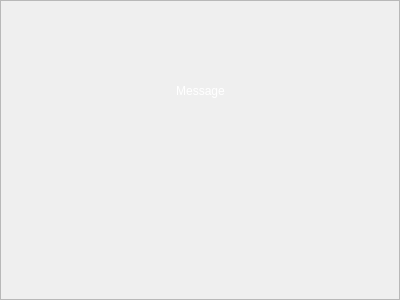
<ui version="4.0" >
 <class>CallToaster</class>
 <widget class="QWidget" name="CallToaster" >
  <property name="geometry" >
   <rect>
    <x>0</x>
    <y>0</y>
    <width>400</width>
    <height>300</height>
   </rect>
  </property>
  <layout class="QGridLayout" >
   <property name="margin" >
    <number>0</number>
   </property>
   <property name="spacing" >
    <number>0</number>
   </property>
   <item row="0" column="0" >
    <widget class="QFrame" name="windowFrame" >
     <property name="frameShape" >
      <enum>QFrame::StyledPanel</enum>
     </property>
     <property name="frameShadow" >
      <enum>QFrame::Raised</enum>
     </property>
     <layout class="QGridLayout" >
      <property name="margin" >
       <number>0</number>
      </property>
      <property name="spacing" >
       <number>0</number>
      </property>
      <item row="2" column="0" >
       <layout class="QGridLayout" >
        <property name="margin" >
         <number>6</number>
        </property>
        <property name="spacing" >
         <number>0</number>
        </property>
        <item row="0" column="0" >
         <spacer>
          <property name="orientation" >
           <enum>Qt::Horizontal</enum>
          </property>
          <property name="sizeHint" >
           <size>
            <width>40</width>
            <height>20</height>
           </size>
          </property>
         </spacer>
        </item>
        <item row="0" column="3" >
         <widget class="RetroStyleLabel" name="pickUpButton" >
          <property name="frameShape" >
           <enum>QFrame::NoFrame</enum>
          </property>
          <property name="pixmap" >
           <pixmap resource="../images.qrc" >:/images/toaster/pickup.png</pixmap>
          </property>
         </widget>
        </item>
        <item row="0" column="2" >
         <widget class="RetroStyleLabel" name="hangUpButton" >
          <property name="frameShape" >
           <enum>QFrame::NoFrame</enum>
          </property>
          <property name="pixmap" >
           <pixmap resource="../images.qrc" >:/images/toaster/hangup.png</pixmap>
          </property>
         </widget>
        </item>
        <item row="0" column="1" >
         <widget class="QLabel" name="pixmapLabel" >
          <property name="alignment" >
           <set>Qt::AlignCenter</set>
          </property>
         </widget>
        </item>
        <item row="0" column="4" >
         <spacer>
          <property name="orientation" >
           <enum>Qt::Horizontal</enum>
          </property>
          <property name="sizeHint" >
           <size>
            <width>40</width>
            <height>20</height>
           </size>
          </property>
         </spacer>
        </item>
       </layout>
      </item>
      <item row="0" column="0" >
       <layout class="QHBoxLayout" >
        <property name="margin" >
         <number>0</number>
        </property>
        <property name="spacing" >
         <number>0</number>
        </property>
        <item>
         <spacer>
          <property name="orientation" >
           <enum>Qt::Horizontal</enum>
          </property>
          <property name="sizeHint" >
           <size>
            <width>40</width>
            <height>20</height>
           </size>
          </property>
         </spacer>
        </item>
        <item>
         <widget class="QToolButton" name="closeButton" >
          <property name="sizePolicy" >
           <sizepolicy>
            <hsizetype>0</hsizetype>
            <vsizetype>0</vsizetype>
            <horstretch>0</horstretch>
            <verstretch>0</verstretch>
           </sizepolicy>
          </property>
          <property name="minimumSize" >
           <size>
            <width>18</width>
            <height>18</height>
           </size>
          </property>
          <property name="maximumSize" >
           <size>
            <width>18</width>
            <height>18</height>
           </size>
          </property>
          <property name="icon" >
           <iconset resource="../images.qrc" >:/images/close-down.png</iconset>
          </property>
          <property name="autoRaise" >
           <bool>true</bool>
          </property>
         </widget>
        </item>
       </layout>
      </item>
      <item row="1" column="0" >
       <layout class="QGridLayout" >
        <property name="margin" >
         <number>0</number>
        </property>
        <property name="spacing" >
         <number>0</number>
        </property>
        <item row="0" column="2" >
         <spacer>
          <property name="orientation" >
           <enum>Qt::Horizontal</enum>
          </property>
          <property name="sizeHint" >
           <size>
            <width>40</width>
            <height>20</height>
           </size>
          </property>
         </spacer>
        </item>
        <item row="0" column="0" >
         <spacer>
          <property name="orientation" >
           <enum>Qt::Horizontal</enum>
          </property>
          <property name="sizeHint" >
           <size>
            <width>40</width>
            <height>20</height>
           </size>
          </property>
         </spacer>
        </item>
        <item row="0" column="1" >
         <widget class="QLabel" name="messageLabel" >
          <property name="palette" >
           <palette>
            <active>
             <colorrole role="WindowText" >
              <brush brushstyle="SolidPattern" >
               <color alpha="255" >
                <red>255</red>
                <green>255</green>
                <blue>255</blue>
               </color>
              </brush>
             </colorrole>
             <colorrole role="Button" >
              <brush brushstyle="SolidPattern" >
               <color alpha="255" >
                <red>212</red>
                <green>208</green>
                <blue>200</blue>
               </color>
              </brush>
             </colorrole>
             <colorrole role="Light" >
              <brush brushstyle="SolidPattern" >
               <color alpha="255" >
                <red>255</red>
                <green>255</green>
                <blue>255</blue>
               </color>
              </brush>
             </colorrole>
             <colorrole role="Midlight" >
              <brush brushstyle="SolidPattern" >
               <color alpha="255" >
                <red>234</red>
                <green>229</green>
                <blue>220</blue>
               </color>
              </brush>
             </colorrole>
             <colorrole role="Dark" >
              <brush brushstyle="SolidPattern" >
               <color alpha="255" >
                <red>128</red>
                <green>128</green>
                <blue>128</blue>
               </color>
              </brush>
             </colorrole>
             <colorrole role="Mid" >
              <brush brushstyle="SolidPattern" >
               <color alpha="255" >
                <red>141</red>
                <green>139</green>
                <blue>133</blue>
               </color>
              </brush>
             </colorrole>
             <colorrole role="Text" >
              <brush brushstyle="SolidPattern" >
               <color alpha="255" >
                <red>0</red>
                <green>0</green>
                <blue>0</blue>
               </color>
              </brush>
             </colorrole>
             <colorrole role="BrightText" >
              <brush brushstyle="SolidPattern" >
               <color alpha="255" >
                <red>255</red>
                <green>255</green>
                <blue>255</blue>
               </color>
              </brush>
             </colorrole>
             <colorrole role="ButtonText" >
              <brush brushstyle="SolidPattern" >
               <color alpha="255" >
                <red>0</red>
                <green>0</green>
                <blue>0</blue>
               </color>
              </brush>
             </colorrole>
             <colorrole role="Base" >
              <brush brushstyle="SolidPattern" >
               <color alpha="255" >
                <red>255</red>
                <green>255</green>
                <blue>255</blue>
               </color>
              </brush>
             </colorrole>
             <colorrole role="Window" >
              <brush brushstyle="SolidPattern" >
               <color alpha="255" >
                <red>212</red>
                <green>208</green>
                <blue>200</blue>
               </color>
              </brush>
             </colorrole>
             <colorrole role="Shadow" >
              <brush brushstyle="SolidPattern" >
               <color alpha="255" >
                <red>64</red>
                <green>64</green>
                <blue>64</blue>
               </color>
              </brush>
             </colorrole>
             <colorrole role="Highlight" >
              <brush brushstyle="SolidPattern" >
               <color alpha="255" >
                <red>10</red>
                <green>36</green>
                <blue>106</blue>
               </color>
              </brush>
             </colorrole>
             <colorrole role="HighlightedText" >
              <brush brushstyle="SolidPattern" >
               <color alpha="255" >
                <red>255</red>
                <green>255</green>
                <blue>255</blue>
               </color>
              </brush>
             </colorrole>
             <colorrole role="Link" >
              <brush brushstyle="SolidPattern" >
               <color alpha="255" >
                <red>0</red>
                <green>0</green>
                <blue>255</blue>
               </color>
              </brush>
             </colorrole>
             <colorrole role="LinkVisited" >
              <brush brushstyle="SolidPattern" >
               <color alpha="255" >
                <red>255</red>
                <green>0</green>
                <blue>255</blue>
               </color>
              </brush>
             </colorrole>
             <colorrole role="AlternateBase" >
              <brush brushstyle="SolidPattern" >
               <color alpha="255" >
                <red>232</red>
                <green>232</green>
                <blue>232</blue>
               </color>
              </brush>
             </colorrole>
            </active>
            <inactive>
             <colorrole role="WindowText" >
              <brush brushstyle="SolidPattern" >
               <color alpha="255" >
                <red>255</red>
                <green>255</green>
                <blue>255</blue>
               </color>
              </brush>
             </colorrole>
             <colorrole role="Button" >
              <brush brushstyle="SolidPattern" >
               <color alpha="255" >
                <red>212</red>
                <green>208</green>
                <blue>200</blue>
               </color>
              </brush>
             </colorrole>
             <colorrole role="Light" >
              <brush brushstyle="SolidPattern" >
               <color alpha="255" >
                <red>255</red>
                <green>255</green>
                <blue>255</blue>
               </color>
              </brush>
             </colorrole>
             <colorrole role="Midlight" >
              <brush brushstyle="SolidPattern" >
               <color alpha="255" >
                <red>234</red>
                <green>229</green>
                <blue>220</blue>
               </color>
              </brush>
             </colorrole>
             <colorrole role="Dark" >
              <brush brushstyle="SolidPattern" >
               <color alpha="255" >
                <red>128</red>
                <green>128</green>
                <blue>128</blue>
               </color>
              </brush>
             </colorrole>
             <colorrole role="Mid" >
              <brush brushstyle="SolidPattern" >
               <color alpha="255" >
                <red>141</red>
                <green>139</green>
                <blue>133</blue>
               </color>
              </brush>
             </colorrole>
             <colorrole role="Text" >
              <brush brushstyle="SolidPattern" >
               <color alpha="255" >
                <red>0</red>
                <green>0</green>
                <blue>0</blue>
               </color>
              </brush>
             </colorrole>
             <colorrole role="BrightText" >
              <brush brushstyle="SolidPattern" >
               <color alpha="255" >
                <red>255</red>
                <green>255</green>
                <blue>255</blue>
               </color>
              </brush>
             </colorrole>
             <colorrole role="ButtonText" >
              <brush brushstyle="SolidPattern" >
               <color alpha="255" >
                <red>0</red>
                <green>0</green>
                <blue>0</blue>
               </color>
              </brush>
             </colorrole>
             <colorrole role="Base" >
              <brush brushstyle="SolidPattern" >
               <color alpha="255" >
                <red>255</red>
                <green>255</green>
                <blue>255</blue>
               </color>
              </brush>
             </colorrole>
             <colorrole role="Window" >
              <brush brushstyle="SolidPattern" >
               <color alpha="255" >
                <red>212</red>
                <green>208</green>
                <blue>200</blue>
               </color>
              </brush>
             </colorrole>
             <colorrole role="Shadow" >
              <brush brushstyle="SolidPattern" >
               <color alpha="255" >
                <red>64</red>
                <green>64</green>
                <blue>64</blue>
               </color>
              </brush>
             </colorrole>
             <colorrole role="Highlight" >
              <brush brushstyle="SolidPattern" >
               <color alpha="255" >
                <red>212</red>
                <green>208</green>
                <blue>200</blue>
               </color>
              </brush>
             </colorrole>
             <colorrole role="HighlightedText" >
              <brush brushstyle="SolidPattern" >
               <color alpha="255" >
                <red>0</red>
                <green>0</green>
                <blue>0</blue>
               </color>
              </brush>
             </colorrole>
             <colorrole role="Link" >
              <brush brushstyle="SolidPattern" >
               <color alpha="255" >
                <red>0</red>
                <green>0</green>
                <blue>255</blue>
               </color>
              </brush>
             </colorrole>
             <colorrole role="LinkVisited" >
              <brush brushstyle="SolidPattern" >
               <color alpha="255" >
                <red>255</red>
                <green>0</green>
                <blue>255</blue>
               </color>
              </brush>
             </colorrole>
             <colorrole role="AlternateBase" >
              <brush brushstyle="SolidPattern" >
               <color alpha="255" >
                <red>232</red>
                <green>232</green>
                <blue>232</blue>
               </color>
              </brush>
             </colorrole>
            </inactive>
            <disabled>
             <colorrole role="WindowText" >
              <brush brushstyle="SolidPattern" >
               <color alpha="255" >
                <red>106</red>
                <green>104</green>
                <blue>100</blue>
               </color>
              </brush>
             </colorrole>
             <colorrole role="Button" >
              <brush brushstyle="SolidPattern" >
               <color alpha="255" >
                <red>212</red>
                <green>208</green>
                <blue>200</blue>
               </color>
              </brush>
             </colorrole>
             <colorrole role="Light" >
              <brush brushstyle="SolidPattern" >
               <color alpha="255" >
                <red>255</red>
                <green>255</green>
                <blue>255</blue>
               </color>
              </brush>
             </colorrole>
             <colorrole role="Midlight" >
              <brush brushstyle="SolidPattern" >
               <color alpha="255" >
                <red>233</red>
                <green>231</green>
                <blue>227</blue>
               </color>
              </brush>
             </colorrole>
             <colorrole role="Dark" >
              <brush brushstyle="SolidPattern" >
               <color alpha="255" >
                <red>128</red>
                <green>128</green>
                <blue>128</blue>
               </color>
              </brush>
             </colorrole>
             <colorrole role="Mid" >
              <brush brushstyle="SolidPattern" >
               <color alpha="255" >
                <red>141</red>
                <green>139</green>
                <blue>133</blue>
               </color>
              </brush>
             </colorrole>
             <colorrole role="Text" >
              <brush brushstyle="SolidPattern" >
               <color alpha="255" >
                <red>106</red>
                <green>104</green>
                <blue>100</blue>
               </color>
              </brush>
             </colorrole>
             <colorrole role="BrightText" >
              <brush brushstyle="SolidPattern" >
               <color alpha="255" >
                <red>255</red>
                <green>255</green>
                <blue>255</blue>
               </color>
              </brush>
             </colorrole>
             <colorrole role="ButtonText" >
              <brush brushstyle="SolidPattern" >
               <color alpha="255" >
                <red>106</red>
                <green>104</green>
                <blue>100</blue>
               </color>
              </brush>
             </colorrole>
             <colorrole role="Base" >
              <brush brushstyle="SolidPattern" >
               <color alpha="255" >
                <red>212</red>
                <green>208</green>
                <blue>200</blue>
               </color>
              </brush>
             </colorrole>
             <colorrole role="Window" >
              <brush brushstyle="SolidPattern" >
               <color alpha="255" >
                <red>212</red>
                <green>208</green>
                <blue>200</blue>
               </color>
              </brush>
             </colorrole>
             <colorrole role="Shadow" >
              <brush brushstyle="SolidPattern" >
               <color alpha="255" >
                <red>0</red>
                <green>0</green>
                <blue>0</blue>
               </color>
              </brush>
             </colorrole>
             <colorrole role="Highlight" >
              <brush brushstyle="SolidPattern" >
               <color alpha="255" >
                <red>10</red>
                <green>36</green>
                <blue>106</blue>
               </color>
              </brush>
             </colorrole>
             <colorrole role="HighlightedText" >
              <brush brushstyle="SolidPattern" >
               <color alpha="255" >
                <red>255</red>
                <green>255</green>
                <blue>255</blue>
               </color>
              </brush>
             </colorrole>
             <colorrole role="Link" >
              <brush brushstyle="SolidPattern" >
               <color alpha="255" >
                <red>0</red>
                <green>0</green>
                <blue>255</blue>
               </color>
              </brush>
             </colorrole>
             <colorrole role="LinkVisited" >
              <brush brushstyle="SolidPattern" >
               <color alpha="255" >
                <red>255</red>
                <green>0</green>
                <blue>255</blue>
               </color>
              </brush>
             </colorrole>
             <colorrole role="AlternateBase" >
              <brush brushstyle="SolidPattern" >
               <color alpha="255" >
                <red>232</red>
                <green>232</green>
                <blue>232</blue>
               </color>
              </brush>
             </colorrole>
            </disabled>
           </palette>
          </property>
          <property name="text" >
           <string>Message</string>
          </property>
          <property name="alignment" >
           <set>Qt::AlignCenter</set>
          </property>
         </widget>
        </item>
       </layout>
      </item>
     </layout>
    </widget>
   </item>
  </layout>
 </widget>
 <customwidgets>
  <customwidget>
   <class>RetroStyleLabel</class>
   <extends>QLabel</extends>
   <header>gui/toaster/RetroStyleLabelProxy.h</header>
  </customwidget>
 </customwidgets>
 <resources>
  <include location="../images.qrc" />
 </resources>
 <connections/>
</ui>
